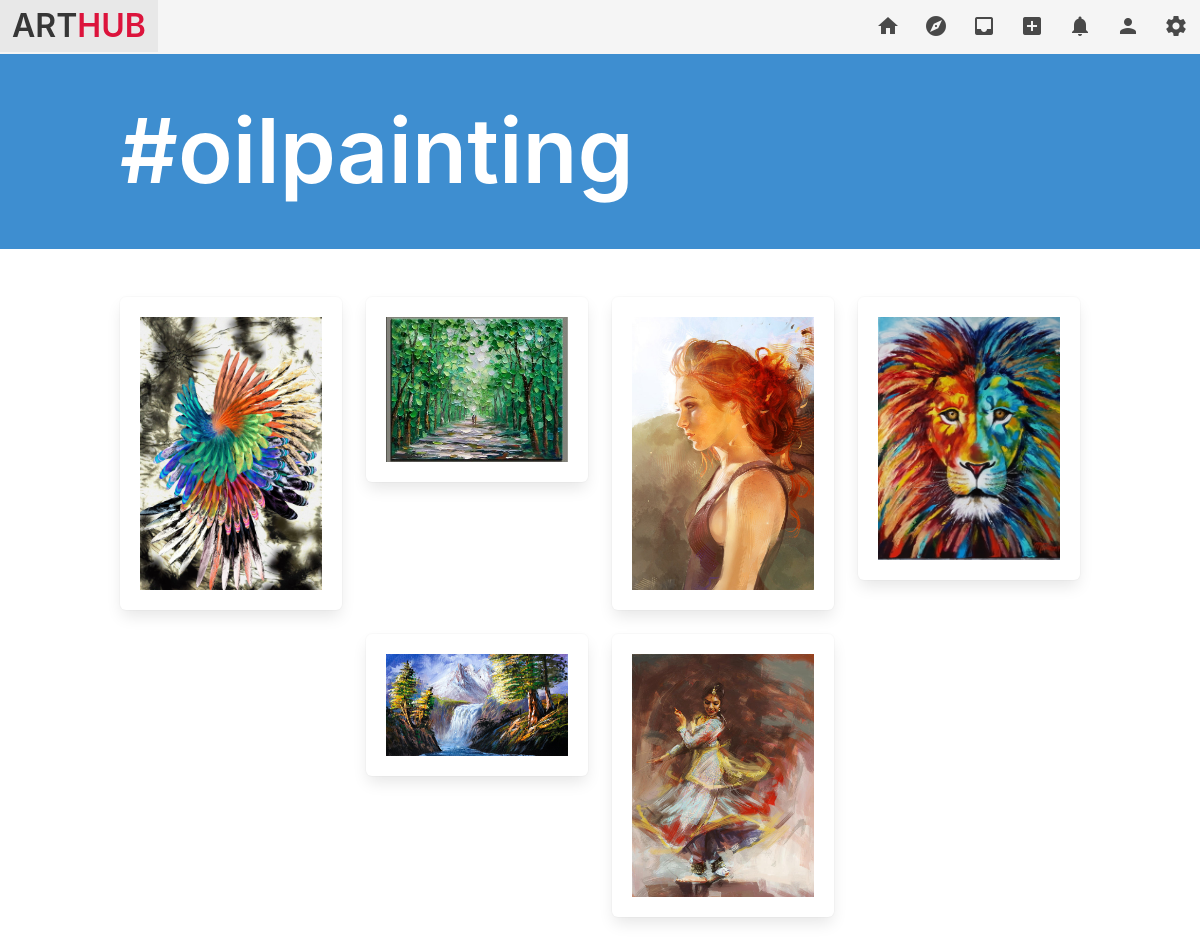
/post/tag/oilpainting, run on the app's committed database.
### post/models.py (models this page shows, shortened)
class Tag(models.Model):
    title = models.CharField(max_length=75, verbose_name='Tag')
    slug = models.SlugField(null=False, unique=True)
    class Meta:
        verbose_name = 'Tag'
        verbose_name_plural = 'Tags'

class Post(models.Model):
    id = models.UUIDField(primary_key=True, default=uuid.uuid4, editable=False)
    picture = models.ImageField(
        upload_to=user_directory_path, verbose_name='Picture', null=False)
    caption = models.TextField(max_length=1500, verbose_name='Caption')
    posted = models.DateTimeField(auto_now_add=True)
    tags = models.ManyToManyField(Tag, related_name='tags')
    user = models.ForeignKey(User, on_delete=models.CASCADE)
    likes = models.IntegerField(default=0)
    def get_absolute_url(self):
        return reverse('cards', args=[str(self.id)])

### post/views.py (the view)
# urls.py: path('tag/<slug:tag_slug>', tags, name='tags'),
def tags(request, tag_slug):
    tag = get_object_or_404(Tag, slug=tag_slug)
    posts = Post.objects.filter(tags=tag).order_by('-posted')
    template = loader.get_template('tag.html')
    context = {
        'posts': posts,
        'tag': tag,
    }
    return HttpResponse(template.render(context, request))

### direct/views.py (called while the page is built)
def checkDirects(request):
    directs_count = 0
    if request.user.is_authenticated:
        directs_count = Message.objects.filter(
            user=request.user, is_read=False).count()
    return {'directs_count': directs_count}

### notifications/views.py (called while the page is built)
def CountNotifications(request):
    count_notifications = 0
    if request.user.is_authenticated:
        count_notifications = Notification.objects.filter(
            user=request.user, is_seen=False).count()
    return{'count_notifications': count_notifications}

### Arthub/templates/tag.html
{% extends 'base.html' %}
{% load static %}
{% block banner %}
  <section class="hero is-info">
    <div class="hero-body">
      <div class="container">
        <h1 style="font-size: 90px" class="title">#{{ tag.title }}</h1>
      </div>
        </div>
  </section>
  {% endblock %}
  {% block content %}
      <div class="columns is-mobile is-multiline is-centered">
        {% for post in posts %}
        <div class="column is-one-quarter">
          <div class="box">
                <figure class="image is-256x256">
                  <a href ="{{ post.get_absolute_url }}"><img src="{{ post.picture.url }}" alt="Image"> </a>
                </figure>
              </div>
          </div>
        {% endfor %}
        </div>
        {% endblock %}

### data on the page
Tag: title "oilpainting"
Post: picture (picture)
Post: picture (picture)
Post: picture (picture)
Post: picture (picture)
Post: picture (picture)
Post: picture (picture)
